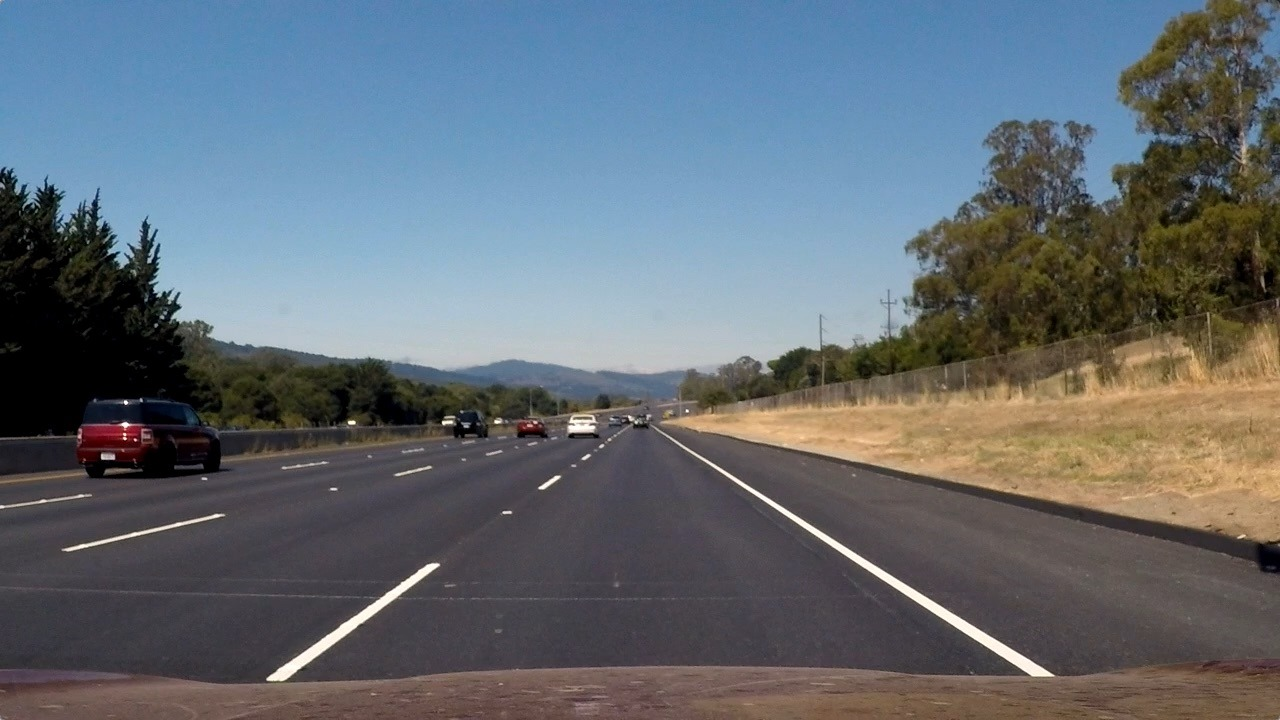
#> input picture image.2.jpeg, 1280 x 720 px, given as the content of the folder image, which was not available
$ python lane.py
#> lines starting #> are read from the running program, lines starting #| are printed output that depends on the picture; after the words box and inside, x2 and y2 are one past the last pixel; in counts of white or black regions, pixels touching at a corner belong together; pictures that were not available may be replaced by others from this repository, and a replacement may not be noted
import os
import cv2
import numpy as np
import matplotlib.image as mpimg
from moviepy.editor import VideoFileClip

def convert_hsl(image):
    if len(image.shape) == 2 or image.shape[2] == 1:  # Image is grayscale
        image = cv2.cvtColor(image, cv2.COLOR_GRAY2BGR)
    return cv2.cvtColor(image, cv2.COLOR_BGR2HLS)

def HSL_color_selection(image):
    converted_image = convert_hsl(image)
    lower_threshold = np.uint8([0, 200, 0])
    upper_threshold = np.uint8([255, 255, 255])
    white_mask = cv2.inRange(converted_image, lower_threshold, upper_threshold)
    lower_threshold = np.uint8([10, 0, 100])
    upper_threshold = np.uint8([40, 255, 255])
    yellow_mask = cv2.inRange(converted_image, lower_threshold, upper_threshold)
    mask = cv2.bitwise_or(white_mask, yellow_mask)
    masked_image = cv2.bitwise_and(image, image, mask=mask)
    return masked_image

def gray_scale(image):
    if len(image.shape) == 3:
        return cv2.cvtColor(image, cv2.COLOR_BGR2GRAY)
    return image

def gaussian_blur(image):
    return cv2.GaussianBlur(image, (5, 5), 0)

def canny_edge_detection(image):
    # Convert image to uint8 if it is not already
    if image.dtype != np.uint8:
        image = (image * 255).astype(np.uint8)
    return cv2.Canny(image, 50, 150)

def region_of_interest(image, vertices):
    mask = np.zeros_like(image)
    if len(image.shape) > 2:
        channel_count = image.shape[2]
        ignore_mask_color = (255,) * channel_count
    else:
        ignore_mask_color = 255
    cv2.fillPoly(mask, vertices, ignore_mask_color)
    return cv2.bitwise_and(image, mask)

def draw_lines(image, lines, color=[255, 0, 0], thickness=12):
    for line in lines:
        for x1, y1, x2, y2 in line:
            cv2.line(image, (x1, y1), (x2, y2), color, thickness)

def hough_lines(image, rho, theta, threshold, min_line_len, max_line_gap):
    lines = cv2.HoughLinesP(image, rho, theta, threshold, np.array([]), minLineLength=min_line_len, maxLineGap=max_line_gap)
    line_img = np.zeros((image.shape[0], image.shape[1], 3), dtype=np.uint8)
    if lines is not None:
        draw_lines(line_img, lines)
    return line_img

def average_slope_intercept(lines):
    left_lines = []
    left_weights = []
    right_lines = []
    right_weights = []

    if lines is None:
        return None, None

    for line in lines:
        for x1, y1, x2, y2 in line:
            if x2 == x1:
                continue
            slope = (y2 - y1) / (x2 - x1)
            intercept = y1 - slope * x1
            length = np.sqrt((x2 - x1) ** 2 + (y2 - y1) ** 2)
            if slope < 0:
                left_lines.append((slope, intercept))
                left_weights.append(length)
            else:
                right_lines.append((slope, intercept))
                right_weights.append(length)

    left_lane = np.dot(left_weights, left_lines) / np.sum(left_weights) if len(left_weights) > 0 else None
    right_lane = np.dot(right_weights, right_lines) / np.sum(right_weights) if len(right_weights) > 0 else None

    return left_lane, right_lane

def make_line_points(y1, y2, line):
    if line is None:
        return None
    slope, intercept = line
    x1 = int((y1 - intercept) / slope)
    x2 = int((y2 - intercept) / slope)
    y1 = int(y1)
    y2 = int(y2)
    return ((x1, y1), (x2, y2))

def lane_lines(image, lines):
    left_lane, right_lane = average_slope_intercept(lines)
    y1 = image.shape[0]
    y2 = y1 * 0.6
    left_line = make_line_points(y1, y2, left_lane)
    right_line = make_line_points(y1, y2, right_lane)
    return left_line, right_line

def draw_lane_lines(image, lines, color=[255, 0, 0], thickness=12):
    line_image = np.zeros_like(image)
    for line in lines:
        if line is not None:
            cv2.line(line_image, *line, color, thickness)
    return cv2.addWeighted(image, 1.0, line_image, 1.0, 0.0)

def process_image(image):
    color_select = HSL_color_selection(image)
    gray = gray_scale(color_select)
    smooth = gaussian_blur(gray)
    edges = canny_edge_detection(smooth)
    vertices = np.array([[(0, image.shape[0]),
                          (image.shape[1] / 2, image.shape[0] / 2),
                          (image.shape[1], image.shape[0])]], np.int32)
    masked_image = region_of_interest(edges, vertices)
    lines = cv2.HoughLinesP(masked_image, 1, np.pi / 180, 20, np.array([]), minLineLength=20, maxLineGap=300)
    left_line, right_line = lane_lines(image, lines)
    return draw_lane_lines(image, (left_line, right_line))

def process_video(video_path):
    cap = cv2.VideoCapture(video_path)
    while cap.isOpened():
        ret, frame = cap.read()
        if ret:
            processed_frame = process_image(frame)
            cv2.imshow('Lane Detection Video', processed_frame)
            if cv2.waitKey(1) & 0xFF == ord('q'):
                break
        else:
            break
    cap.release()
    cv2.destroyAllWindows()

# Process all images in the 'images' folder
image_folder = 'image'
for filename in os.listdir(image_folder):
    if filename.endswith(('.jpg', '.png','.jpeg')):
        image_path = os.path.join(image_folder, filename)
        image = mpimg.imread(image_path)
#> image is the input picture: shape (720, 1280, 3); mean R, G, B 99.4, 107.7, 115.1
        processed_image = process_image(image)
#> in convert_hsl, `return cv2.cvtColor(image, cv2.COLOR_BGR2HLS)`: returned value: shape (720, 1280, 3); mean of channels 0, 1, 2 77.5, 107, 62.4
#> in HSL_color_selection, `white_mask = cv2.inRange(converted_image, lower_threshold, upper_thres..`:
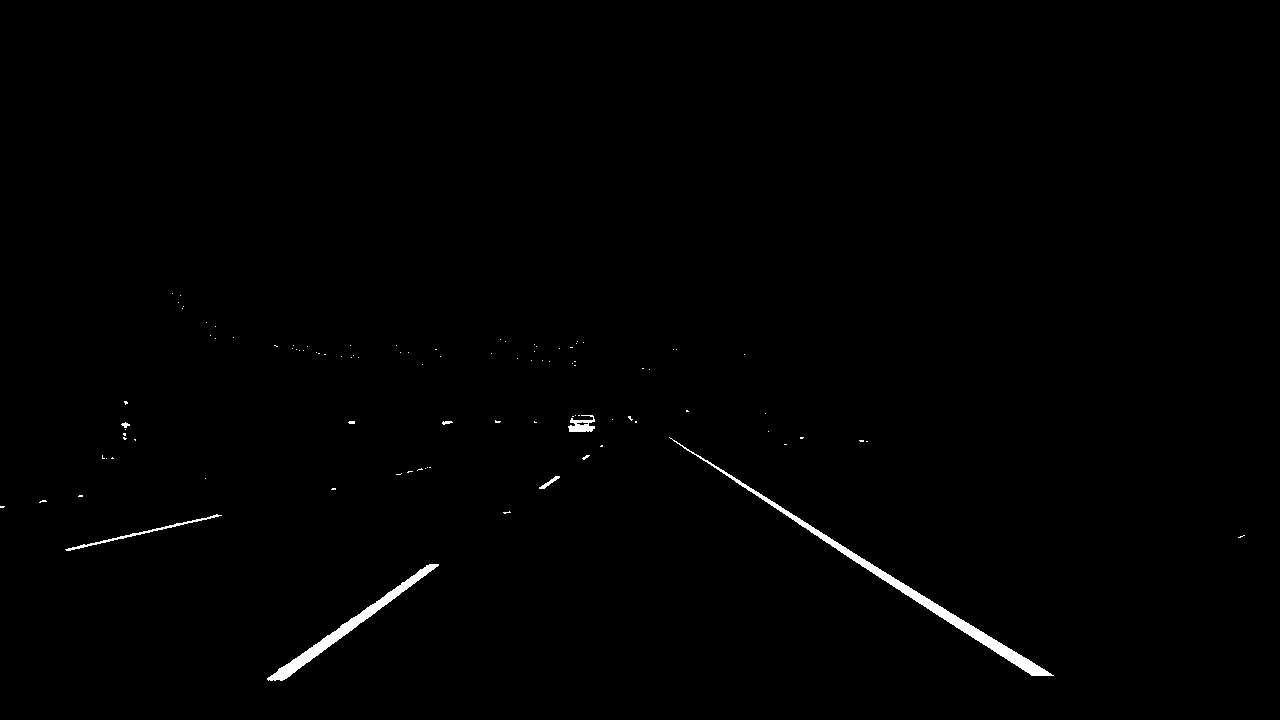
#> white_mask: shape (720, 1280); 0.64% white; 100 white regions (93 under 20 px), largest, box (x1, y1, x2, y2) and area: (669, 437, 1054, 676) 2972, (267, 564, 439, 681) 1848, (65, 514, 222, 551) 384
#> in HSL_color_selection, `yellow_mask = cv2.inRange(converted_image, lower_threshold, upper_thre..`: yellow_mask: shape (720, 1280); 12.8% white; 2237 white regions (2127 under 20 px), largest, box (x1, y1, x2, y2) and area: (0, 6, 869, 272) 102115, (633, 139, 684, 160) 560, (892, 182, 915, 225) 422
#> in HSL_color_selection, `mask = cv2.bitwise_or(white_mask, yellow_mask)`: mask: shape (720, 1280); 13.4% white; 2337 white regions (2220 under 20 px), largest, box (x1, y1, x2, y2) and area: (0, 6, 869, 272) 102115, (669, 437, 1054, 676) 2972, (267, 564, 439, 681) 1848
#> in canny_edge_detection, `return cv2.Canny(image, 50, 150)`: returned value: shape (720, 1280); 5% white in thin lines or dots
#> in region_of_interest, `cv2.fillPoly(mask, vertices, ignore_mask_color)`: mask: shape (720, 1280); 25% white; 1 white region, box (x1, y1, x2, y2) and area: (1, 360, 1280, 720) 230680
#> in region_of_interest, `return cv2.bitwise_and(image, mask)`: returned value: shape (720, 1280); 0.24% white in thin lines or dots, all inside (x1, y1, x2, y2) = (267, 367, 1054, 681)
#> in process_image, `lines = cv2.HoughLinesP(masked_image, 1, np.pi / 180, 20, np.array([])..`: lines = 22 rows, first 6: [628, 418, 1053, 674], [629, 415, 1030, 675], [285, 679, 632, 418], [628, 417, 935, 602], [267, 678, 635, 420], [709, 460, 1042, 676]
#> the loop in average_slope_intercept, `for line in lines:` made 22 passes
#> line on passes 1 to 12: [[628, 418, 1053, 674]], [[629, 415, 1030, 675]], [[285, 679, 632, 418]], [[628, 417, 935, 602]], [[267, 678, 635, 420]], [[709, 460, 1042, 676]], [[634, 423, 1050, 673]], [[348, 633, 632, 419]], [[278, 669, 545, 482]], [[670, 440, 734, 480]], [[670, 436, 1040, 676]], [[282, 680, 631, 417]]
#> after the loop in average_slope_intercept, `for line in lines:`: left_lines = [(-0.752, 893.4), (-0.701, 865.2), (-0.754, 895.2), (-0.7, 863.7), (-0.754, 892.5), (-0.7, 869.1), (-0.0328, 438.5), (-0.0435, 455.7), (-0.0513, 444.3), (-0.0192, 433.2), (-0.753, 893), (-0.0522, 446.9)]; left_weights = [434.2, 449.4, 355.6, 326, 437, 387, 61.03, 23.02, 117.2, 104, 339.2, 115.2]; right_lines = [(0.602, 39.72), (0.648, 7.17), (0.603, 38.56), (0.649, 0.108), (0.601, 41.99), (0.625, 21.25), (0.649, 1.41), (0.625, 24.62), (0.602, 40.69), (0.671, -18.26)]; right_weights = [496.1, 477.9, 358.4, 396.9, 485.3, 75.47, 441, 307.7, 349, 292.6]
#> in average_slope_intercept, `left_lane = np.dot(left_weights, left_lines) / np.sum(left_weights) if..`: left_lane = [-0.639, 823.1]
#> in average_slope_intercept, `right_lane = np.dot(right_weights, right_lines) / np.sum(right_weights..`: right_lane = [0.626, 20.66]
#> in lane_lines, `left_lane, right_lane = average_slope_intercept(lines)`: left_lane = [-0.639, 823.1]; right_lane = [0.626, 20.66]
#> in make_line_points, `slope, intercept = line`: slope = -0.639; intercept = 823.1
#> in make_line_points, `x1 = int((y1 - intercept) / slope)`: x1 = 161
#> in make_line_points, `x2 = int((y2 - intercept) / slope)`: x2 = 612
#> in lane_lines, `left_line = make_line_points(y1, y2, left_lane)`: left_line = ((161, 720), (612, 432))
#> in lane_lines, `right_line = make_line_points(y1, y2, right_lane)`: right_line = ((1116, 720), (656, 432))
#> in process_image, `left_line, right_line = lane_lines(image, lines)`: left_line = ((161, 720), (612, 432)); right_line = ((1116, 720), (656, 432))
#> in draw_lane_lines, `return cv2.addWeighted(image, 1.0, line_image, 1.0, 0.0)`:
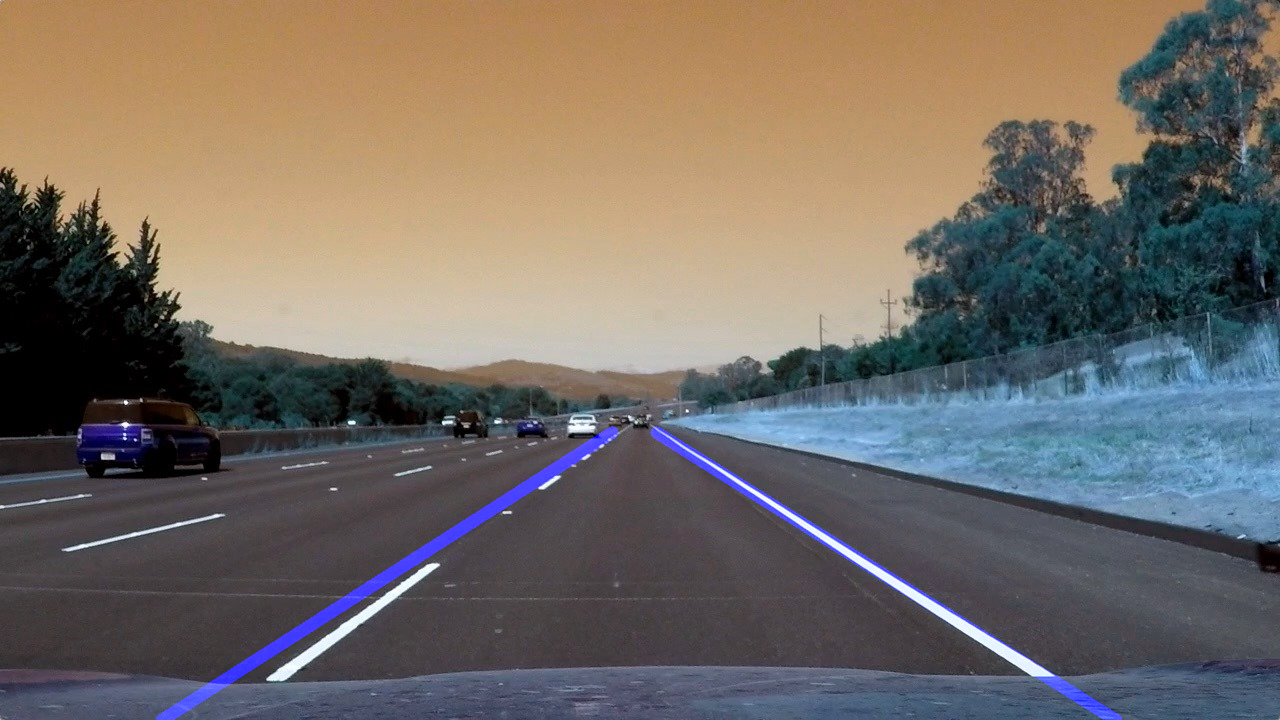
#> returned value: shape (720, 1280, 3); mean of channels 0, 1, 2 101.4, 107.7, 115.1; drawn as B, G, R
        cv2.imshow('Processed Image', processed_image)
        cv2.waitKey(0)  # Wait for any key press before closing the window
        cv2.destroyAllWindows()

# Process a sample video
video_folder = 'video'
video_files = [os.path.join(video_folder, f) for f in os.listdir(video_folder) if os.path.isfile(os.path.join(video_folder, f))]
# Process each video file in the list
for video_file in video_files:
    process_video(video_file)
#> in convert_hsl (call 2), `return cv2.cvtColor(image, cv2.COLOR_BGR2HLS)`: returned value: shape (720, 1280, 3); mean of channels 0, 1, 2 81.7, 107, 62.4
#> in HSL_color_selection (call 2), `yellow_mask = cv2.inRange(converted_image, lower_threshold, upper_thre..`: yellow_mask: shape (720, 1280); 6.1% white; 1178 white regions (1067 under 20 px), largest, box (x1, y1, x2, y2) and area: (967, 172, 1280, 355) 21512, (679, 402, 920, 460) 6485, (1121, 437, 1280, 502) 4092
#> in canny_edge_detection (call 2), `return cv2.Canny(image, 50, 150)`:
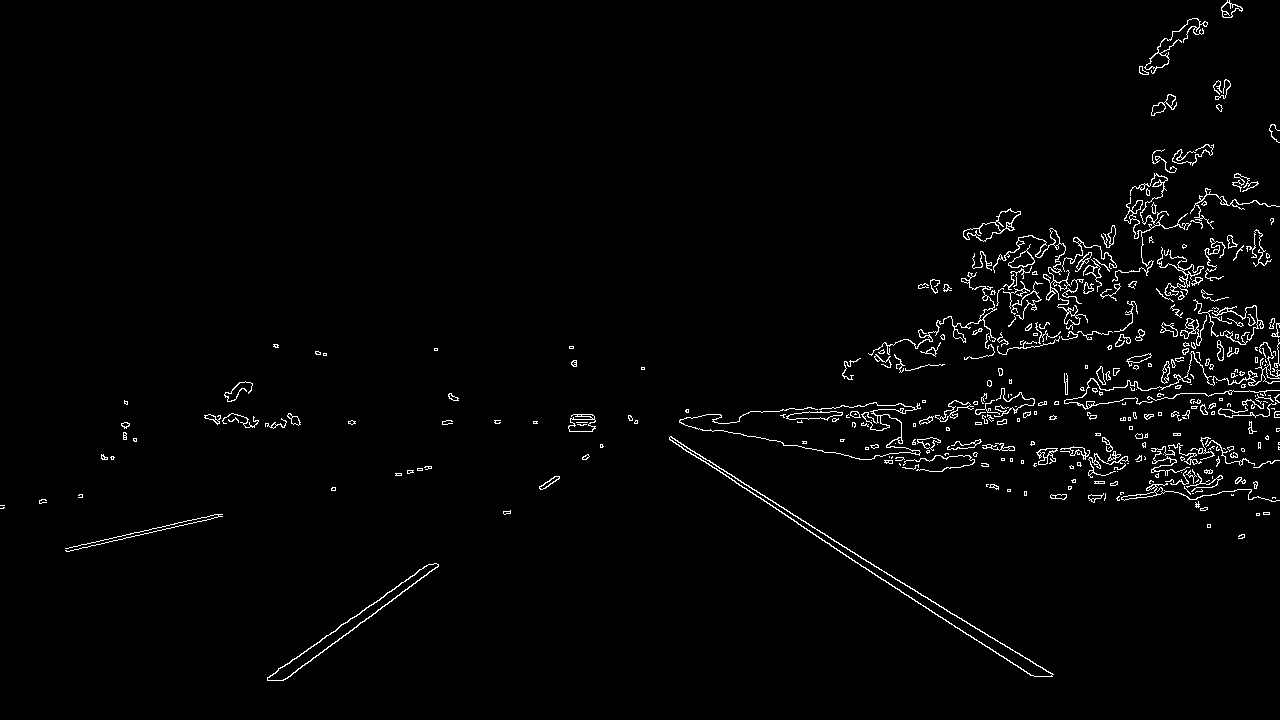
#> returned value: shape (720, 1280); 2% white in thin lines or dots
#> in process_image (call 2), `lines = cv2.HoughLinesP(masked_image, 1, np.pi / 180, 20, np.array([])..`: lines = 24 rows, first 6: [669, 437, 1052, 676], [629, 415, 1030, 675], [282, 680, 637, 422], [669, 439, 1034, 676], [267, 678, 636, 420], [671, 437, 1036, 665]
#> the loop in average_slope_intercept (call 2), `for line in lines:` made 24 passes
#> line on passes 1 to 12: [[669, 437, 1052, 676]], [[629, 415, 1030, 675]], [[282, 680, 637, 422]], [[669, 439, 1034, 676]], [[267, 678, 636, 420]], [[671, 437, 1036, 665]], [[281, 680, 637, 421]], [[669, 438, 1035, 676]], [[628, 416, 765, 438]], [[533, 421, 721, 415]], [[1009, 647, 1053, 674]], [[340, 625, 559, 477]]
#> call 2 of draw_lane_lines, with thickness = 12
#> after the loop in draw_lane_lines (call 2), `for line in lines:`:
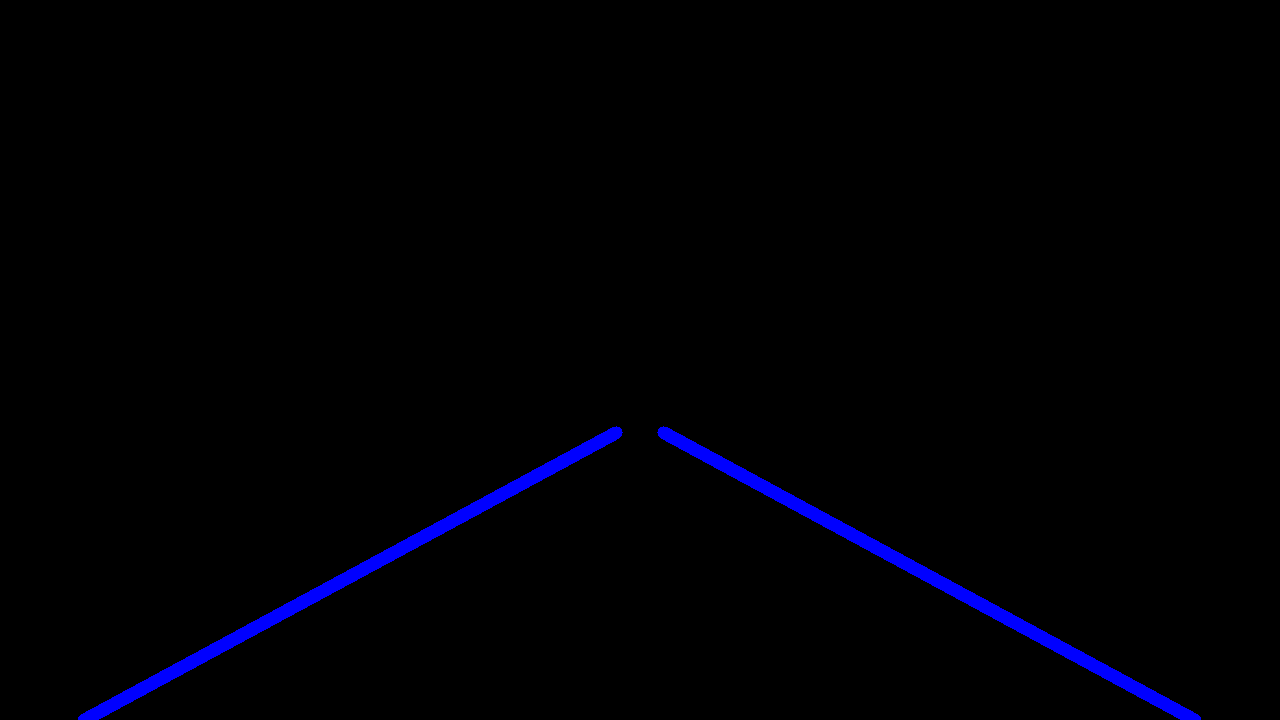
#> line_image: shape (720, 1280, 3); mean of channels 0, 1, 2 4.4, 0, 0; drawn as B, G, R
#> (key q is pressed here)
